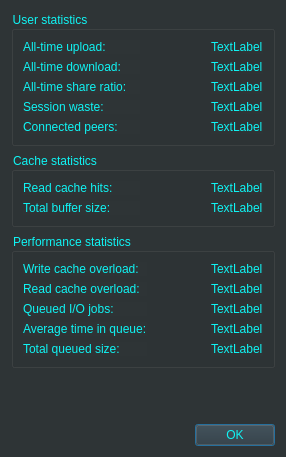
<?xml version="1.0" encoding="UTF-8"?>
<ui version="4.0">
 <class>StatsDialog</class>
 <widget class="QDialog" name="StatsDialog">
  <property name="geometry">
   <rect>
    <x>0</x>
    <y>0</y>
    <width>286</width>
    <height>457</height>
   </rect>
  </property>
  <property name="windowTitle">
   <string>Statistics</string>
  </property>
  <property name="styleSheet">
   <string notr="true">color: rgb(15, 244, 244);
background-color: rgb(46, 52, 54);</string>
  </property>
  <layout class="QVBoxLayout" name="verticalLayout">
   <item>
    <widget class="QGroupBox" name="groupUser">
     <property name="title">
      <string>User statistics</string>
     </property>
     <layout class="QGridLayout" name="gridLayout_2">
      <item row="3" column="1" alignment="Qt::AlignRight">
       <widget class="QLabel" name="labelWaste">
        <property name="text">
         <string notr="true">TextLabel</string>
        </property>
       </widget>
      </item>
      <item row="4" column="0">
       <widget class="QLabel" name="labelPeersText">
        <property name="text">
         <string>Connected peers:</string>
        </property>
       </widget>
      </item>
      <item row="2" column="0">
       <widget class="QLabel" name="labelGlobalRatioText">
        <property name="text">
         <string>All-time share ratio:</string>
        </property>
       </widget>
      </item>
      <item row="4" column="1" alignment="Qt::AlignRight">
       <widget class="QLabel" name="labelPeers">
        <property name="text">
         <string notr="true">TextLabel</string>
        </property>
       </widget>
      </item>
      <item row="1" column="0">
       <widget class="QLabel" name="labelAlltimeDLText">
        <property name="text">
         <string>All-time download:</string>
        </property>
       </widget>
      </item>
      <item row="1" column="1" alignment="Qt::AlignRight">
       <widget class="QLabel" name="labelAlltimeDL">
        <property name="text">
         <string notr="true">TextLabel</string>
        </property>
       </widget>
      </item>
      <item row="2" column="1" alignment="Qt::AlignRight">
       <widget class="QLabel" name="labelGlobalRatio">
        <property name="text">
         <string notr="true">TextLabel</string>
        </property>
       </widget>
      </item>
      <item row="3" column="0">
       <widget class="QLabel" name="labelWasteText">
        <property name="text">
         <string>Session waste:</string>
        </property>
       </widget>
      </item>
      <item row="0" column="0">
       <widget class="QLabel" name="labelAlltimeULText">
        <property name="text">
         <string>All-time upload:</string>
        </property>
       </widget>
      </item>
      <item row="0" column="1" alignment="Qt::AlignRight">
       <widget class="QLabel" name="labelAlltimeUL">
        <property name="text">
         <string notr="true">TextLabel</string>
        </property>
       </widget>
      </item>
     </layout>
    </widget>
   </item>
   <item>
    <widget class="QGroupBox" name="groupCache">
     <property name="title">
      <string>Cache statistics</string>
     </property>
     <layout class="QGridLayout" name="gridLayout">
      <item row="0" column="0">
       <widget class="QLabel" name="labelCacheHitsText">
        <property name="text">
         <string>Read cache hits:</string>
        </property>
       </widget>
      </item>
      <item row="0" column="1" alignment="Qt::AlignRight">
       <widget class="QLabel" name="labelCacheHits">
        <property name="text">
         <string notr="true">TextLabel</string>
        </property>
       </widget>
      </item>
      <item row="1" column="1" alignment="Qt::AlignRight">
       <widget class="QLabel" name="labelTotalBuf">
        <property name="text">
         <string notr="true">TextLabel</string>
        </property>
       </widget>
      </item>
      <item row="1" column="0">
       <widget class="QLabel" name="labelTotalBufText">
        <property name="text">
         <string>Total buffer size:</string>
        </property>
       </widget>
      </item>
     </layout>
    </widget>
   </item>
   <item>
    <widget class="QGroupBox" name="groupPerf">
     <property name="title">
      <string>Performance statistics</string>
     </property>
     <layout class="QGridLayout" name="gridLayout_3">
      <item row="3" column="1" alignment="Qt::AlignRight">
       <widget class="QLabel" name="labelJobsTime">
        <property name="text">
         <string notr="true">TextLabel</string>
        </property>
       </widget>
      </item>
      <item row="2" column="1" alignment="Qt::AlignRight">
       <widget class="QLabel" name="labelQueuedJobs">
        <property name="text">
         <string notr="true">TextLabel</string>
        </property>
       </widget>
      </item>
      <item row="0" column="1" alignment="Qt::AlignRight">
       <widget class="QLabel" name="labelWriteStarve">
        <property name="text">
         <string notr="true">TextLabel</string>
        </property>
       </widget>
      </item>
      <item row="1" column="1" alignment="Qt::AlignRight">
       <widget class="QLabel" name="labelReadStarve">
        <property name="text">
         <string notr="true">TextLabel</string>
        </property>
       </widget>
      </item>
      <item row="2" column="0">
       <widget class="QLabel" name="labelQueuedJobsText">
        <property name="text">
         <string>Queued I/O jobs:</string>
        </property>
       </widget>
      </item>
      <item row="0" column="0">
       <widget class="QLabel" name="labelWriteStarveText">
        <property name="text">
         <string>Write cache overload:</string>
        </property>
       </widget>
      </item>
      <item row="3" column="0">
       <widget class="QLabel" name="labelJobsTimeText">
        <property name="text">
         <string>Average time in queue:</string>
        </property>
       </widget>
      </item>
      <item row="1" column="0">
       <widget class="QLabel" name="labelReadStarveText">
        <property name="text">
         <string>Read cache overload:</string>
        </property>
       </widget>
      </item>
      <item row="4" column="0">
       <widget class="QLabel" name="labelQueuedBytesText">
        <property name="text">
         <string>Total queued size:</string>
        </property>
       </widget>
      </item>
      <item row="4" column="1" alignment="Qt::AlignRight">
       <widget class="QLabel" name="labelQueuedBytes">
        <property name="text">
         <string notr="true">TextLabel</string>
        </property>
       </widget>
      </item>
     </layout>
    </widget>
   </item>
   <item>
    <spacer name="verticalSpacer">
     <property name="orientation">
      <enum>Qt::Vertical</enum>
     </property>
     <property name="sizeHint" stdset="0">
      <size>
       <width>20</width>
       <height>40</height>
      </size>
     </property>
    </spacer>
   </item>
   <item>
    <widget class="QDialogButtonBox" name="buttonBox">
     <property name="styleSheet">
      <string notr="true">border-color: rgb(15, 244, 244);</string>
     </property>
     <property name="standardButtons">
      <set>QDialogButtonBox::Ok</set>
     </property>
    </widget>
   </item>
  </layout>
 </widget>
 <resources/>
 <connections/>
</ui>
